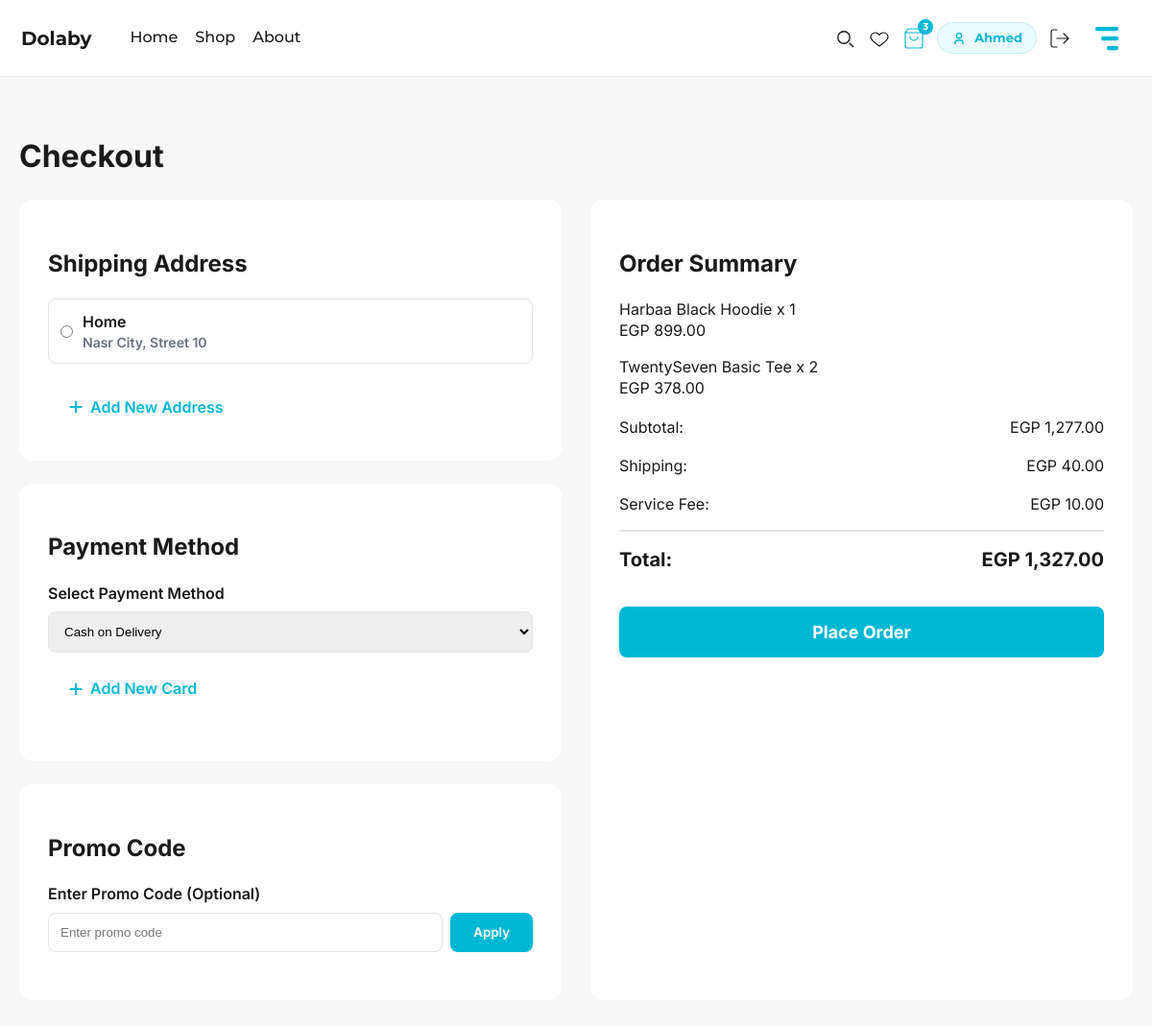
The page /php/checkout.php (signed in) on the database its author committed.
### tables this page shows
CREATE TABLE addresses (
    address_id INT PRIMARY KEY AUTO_INCREMENT,
    user_id INT NOT NULL,
    address_type ENUM('Home', 'Work', 'Other') NOT NULL DEFAULT 'Home',
    area VARCHAR(255) NOT NULL,
    building_name VARCHAR(255),
    apartment_number VARCHAR(50),
    floor VARCHAR(50),
    street VARCHAR(255),
    additional_directions TEXT,
    phone VARCHAR(20),
    address_label VARCHAR(100),
    is_default BOOLEAN DEFAULT FALSE,
    created_at TIMESTAMP DEFAULT CURRENT_TIMESTAMP,
    updated_at TIMESTAMP DEFAULT CURRENT_TIMESTAMP ON UPDATE CURRENT_TIMESTAMP,
    FOREIGN KEY (user_id) REFERENCES users(user_id) ON DELETE CASCADE,
    INDEX idx_user_id (user_id),
    INDEX idx_is_default (is_default)
);

CREATE TABLE cart_items (
    cart_item_id INT PRIMARY KEY AUTO_INCREMENT,
    user_id INT NOT NULL,
    product_id INT NOT NULL,
    size VARCHAR(10) NOT NULL,
    quantity INT NOT NULL DEFAULT 1 CHECK (quantity > 0),
    created_at TIMESTAMP DEFAULT CURRENT_TIMESTAMP,
    updated_at TIMESTAMP DEFAULT CURRENT_TIMESTAMP ON UPDATE CURRENT_TIMESTAMP,
    FOREIGN KEY (user_id) REFERENCES users(user_id) ON DELETE CASCADE,
    FOREIGN KEY (product_id) REFERENCES products(product_id) ON DELETE CASCADE,
    UNIQUE KEY unique_user_product_size (user_id, product_id, size),
    INDEX idx_user_id (user_id),
    INDEX idx_product_id (product_id)
);

CREATE TABLE products (
    product_id INT PRIMARY KEY AUTO_INCREMENT,
    brand_id INT NOT NULL,
    category_id INT,
    product_name VARCHAR(255) NOT NULL,
    description TEXT,
    price DECIMAL(10, 2) NOT NULL,
    original_price DECIMAL(10, 2),  
    stock_quantity INT DEFAULT 0,
    in_stock BOOLEAN DEFAULT TRUE,
    on_sale BOOLEAN DEFAULT FALSE,
    is_new BOOLEAN DEFAULT FALSE,
    average_rating DECIMAL(3, 2) DEFAULT 0.00,
    total_reviews INT DEFAULT 0,
    sales_count INT DEFAULT 0,
    image_url VARCHAR(500),  
    created_at TIMESTAMP DEFAULT CURRENT_TIMESTAMP,
    updated_at TIMESTAMP DEFAULT CURRENT_TIMESTAMP ON UPDATE CURRENT_TIMESTAMP,
    FOREIGN KEY (brand_id) REFERENCES brands(brand_id) ON DELETE CASCADE,
    FOREIGN KEY (category_id) REFERENCES categories(category_id) ON DELETE SET NULL,
    INDEX idx_brand_id (brand_id),
    INDEX idx_category_id (category_id),
    INDEX idx_in_stock (in_stock),
    INDEX idx_on_sale (on_sale),
    INDEX idx_is_new (is_new),
    INDEX idx_price (price),
    INDEX idx_sales_count (sales_count),
    FULLTEXT idx_search (product_name, description)
);

### includes.php (called while the page is built, shortened)
<?php
if (!class_exists('Database')) {
class Database
{
    public static function connect(): PDO
    {
        $dsn = sprintf(
            'mysql:host=%s;port=%s;dbname=%s;charset=utf8mb4',
            DB_HOST,
            DB_PORT,
            DB_NAME
        );
        $pdo = new PDO($dsn, DB_USER, DB_PASS, [
            PDO::ATTR_ERRMODE => PDO::ERRMODE_EXCEPTION,
            PDO::ATTR_DEFAULT_FETCH_MODE => PDO::FETCH_ASSOC,
            PDO::ATTR_EMULATE_PREPARES => false
        ]);
        return $pdo;
    }
}
}
if (!class_exists('ProductRepository')) {
class ProductRepository
{
    private $pdo;
    public function __construct()
    {
        $this->pdo = Database::connect();
    }
    private function mapImageUrl(string $productName, int $productId, string $defaultUrl): string
    {
        $availableImages = [
            '/assets/images/shop/Harbaa.png',
            '/assets/images/shop/HarbaaJacket.png',
            '/assets/images/shop/HarbaaSet.png',
            '/assets/images/shop/Zedzee.png',
            '/assets/images/shop/spiral.png',
            '/assets/images/shop/CieloDenim.png',
            '/assets/images/shop/Basic Hoodie.png',
            '/assets/images/shop/knit crewneck.Png',
            '/assets/images/shop/1.png',
            '/assets/images/shop/3.png',
            '/assets/images/shop/5.png',
            '/assets/images/shop/6.png',
            '/assets/images/shop/8.png',
            '/assets/images/shop/9.png',
            '/assets/images/shop/10.png',
            '/assets/images/shop/21.png',
            '/assets/images/shop/55.png',
            '/assets/images/shop/89.png',
            '/assets/images/shop/98.png',
            '/assets/images/shop/102.png',
            '/assets/images/shop/103.png',
            '/assets/images/shop/877.png',
        ];
        $specificMap = [
            'Harbaa Black Hoodie' => '/assets/images/shop/Harbaa.png',
            'Harbaa Pink Hoodie' => '/assets/images/shop/1.png',
            'Harbaa Oversized Tee White' => '/assets/images/shop/3.png',
            'Harbaa Oversized Tee Black' => '/assets/images/shop/5.png',
            'ZedZee Urban Hoodie' => '/assets/images/shop/Zedzee.png',
            'ZedZee Streetwear Tee' => '/assets/images/shop/6.png',
            'ZedZee Puffer Jacket' => '/assets/images/shop/8.png',
            'Spiral Knitwear Top' => '/assets/images/shop/spiral.png',
            'Spiral Hoodie Black' => '/assets/images/shop/9.png',
            'Cielo Denim Jacket' => '/assets/images/shop/CieloDenim.png',
            'Cielo Blue Jeans' => '/assets/images/shop/10.png',
            'Cielo Knit Sweater' => '/assets/images/shop/21.png',
            'Cielo Soft Hoodie' => '/assets/images/shop/55.png',
            'TwentySeven Crewneck Grey' => '/assets/images/shop/Basic Hoodie.png',
            'TwentySeven Basic Tee' => '/assets/images/shop/89.png',
            'TwentySeven Joggers Set' => '/assets/images/shop/98.png',
            'Asili Tribal Tee' => '/assets/images/shop/102.png',
            'Asili Tribal Hoodie' => '/assets/images/shop/103.png',
            'Mavin Zip Jacket' => '/assets/images/shop/877.png',
            'Mavin Crewneck Beige' => '/assets/images/shop/knit crewneck.Png',
        ];
        $matchedKey = '';
        $matchedImage = '';
        foreach ($specificMap as $key => $image) {
            if (stripos($productName, $key) === 0 || $productName === $key) {
                if (strlen($key) > strlen($matchedKey)) {
                    $matchedKey = $key;
                    $matchedImage = $image;
                }
            }
        }
        if ($matchedImage) {
            return $matchedImage;
        }
        $imageIndex = ($productId - 1) % count($availableImages);
        return $availableImages[$imageIndex];
    }
    public function findById(int $id): ?array
    {
        $sql = "SELECT p.product_id AS id, p.product_name AS name, b.brand_name AS brand, c.category_name AS category, p.price, p.original_price, p.stock_quantity AS stock, p.is_new, p.on_sale AS is_on_sale, p.average_rating AS rating, p.image_url, p.description, p.total_reviews FROM products p LEFT JOIN brands b ON p.brand_id = b.brand_id LEFT JOIN categories c ON p.category_id = c.category_id WHERE p.product_id = :id";
        $stmt = $this->pdo->prepare($sql);
        $stmt->execute(['id' => $id]);
        $result = $stmt->fetch();
        if ($result) {
            $result['image_url'] = $this->mapImageUrl($result['name'], $result['id'], $result['image_url']);
        }
        return $result ?: null;
    }
}
}
if (!class_exists('CartRepository')) {
class CartRepository
{
    private $pdo;
    public function __construct()
    {
        $this->pdo = Database::connect();
    }
    public function getCartByUserId(int $userId): array
    {
        $sql = "SELECT ci.cart_item_id, ci.product_id, ci.size, ci.quantity, p.product_name AS name, p.price, p.original_price, p.image_url, b.brand_name AS brand FROM cart_items ci JOIN products p ON ci.product_id = p.product_id LEFT JOIN brands b ON p.brand_id = b.brand_id WHERE ci.user_id = :user_id ORDER BY ci.created_at DESC";
        $stmt = $this->pdo->prepare($sql);
        $stmt->execute(['user_id' => $userId]);
        return $stmt->fetchAll();
    }
}
}
if (!class_exists('AddressRepository')) {
class AddressRepository
{
    private $pdo;
    public function __construct()
    {
        $this->pdo = Database::connect();
    }
    public function getByUserId(int $userId): array
    {
        $sql = "SELECT address_id, address_type, area, building_name, apartment_number, floor, street, phone, address_label, is_default FROM addresses WHERE user_id = :user_id ORDER BY is_default DESC, created_at DESC";
        $stmt = $this->pdo->prepare($sql);
        $stmt->execute(['user_id' => $userId]);
        return $stmt->fetchAll();
    }
}
}
if (!class_exists('CartService')) {
class CartService
{
    private $cartRepository;
    private $productRepository;
    public function __construct()
    {
        $this->cartRepository = new CartRepository();
        $this->productRepository = new ProductRepository();
    }
    public function getCart(int $userId): array
    {
        $items = $this->cartRepository->getCartByUserId($userId);
        $subtotal = 0;
        foreach ($items as &$item) {
            $price = $item['original_price'] ?? $item['price'];
            $item['line_total'] = $price * $item['quantity'];
            $subtotal += $item['line_total'];
            $product = $this->productRepository->findById($item['product_id']);
        }
        return [
            'items' => $items,
            'subtotal' => $subtotal,
            'shipping' => 40.00,
            'service_fee' => 10.00,
            'total' => $subtotal + 40.00 + 10.00
        ];
    }
}
}

### php/checkout.php (the view, shortened to what this page needs)
<?php
require_once __DIR__ . '/../includes.php';
require_once __DIR__ . '/../header_functions.php';
$cartService = new CartService();
$cart = $cartService->getCart($_SESSION['user_id']);
$addressRepository = new AddressRepository();
$addresses = $addressRepository->getByUserId($_SESSION['user_id']);
renderHeader();
?>
<div class="checkout-container">
    <h1>Checkout</h1>
    <form method="POST" action="<?= BASE_URL ?>/checkout_process" class="checkout-form">
        <div>
            <div class="checkout-section">
                <h2>Shipping Address</h2>
                <?php if (!empty($addresses)): ?>
                    <?php foreach ($addresses as $addr): ?>
                        <div class="form-group">
                            <label style="display: flex; align-items: center; gap: 10px; cursor: pointer; padding: 12px; border: 1px solid var(--divider); border-radius: 8px; transition: all 0.3s ease;">
                                <input type="radio" name="address_id" value="<?= $addr['address_id'] ?>" required style="width: auto; margin: 0;">
                                <div>
                                    <div style="font-weight: 600;"><?= htmlspecialchars($addr['address_type'] ?? 'Home') ?></div>
                                    <div style="font-size: 14px; color: var(--muted);"><?= htmlspecialchars($addr['area']) ?><?= !empty($addr['street']) ? ', ' . htmlspecialchars($addr['street']) : '' ?></div>
                                </div>
                            </label>
                        </div>
                    <?php endforeach; ?>
                <?php endif; ?>
                <a href="<?= BASE_URL ?>/account/addnewadd" style="display: inline-flex; align-items: center; gap: 8px; padding: 12px 20px; background: var(--teal-light); color: var(--teal-600); border-radius: 8px; text-decoration: none; font-weight: 600; transition: all 0.3s ease; border: 2px solid transparent;">
                    <i class="fas fa-plus"></i>
                    <span>Add New Address</span>
                </a>
            </div>
            <div class="checkout-section">
                <h2>Payment Method</h2>
                <div class="form-group">
                    <label>Select Payment Method</label>
                    <select name="payment_method_id" style="margin-bottom: 12px;">
                        <option value="">Cash on Delivery</option>
                    </select>
                    <a href="<?= BASE_URL ?>/account/addanothercard" style="display: inline-flex; align-items: center; gap: 8px; padding: 12px 20px; background: var(--teal-light); color: var(--teal-600); border-radius: 8px; text-decoration: none; font-weight: 600; transition: all 0.3s ease; border: 2px solid transparent;">
                        <i class="fas fa-plus"></i>
                        <span>Add New Card</span>
                    </a>
                </div>
            </div>
            <div class="checkout-section">
                <h2>Promo Code</h2>
                <div class="form-group">
                    <label>Enter Promo Code (Optional)</label>
                    <div style="display: flex; gap: 8px;">
                        <input type="text" name="promo_code" id="promo_code" placeholder="Enter promo code" style="flex: 1;">
                        <button type="button" id="applyPromoBtn" style="padding: 12px 24px; background: var(--teal-600); color: white; border: none; border-radius: 8px; font-weight: 600; cursor: pointer;">Apply</button>
                    </div>
                </div>
            </div>
        </div>
        <div class="order-summary">
            <h2>Order Summary</h2>
            <?php foreach ($cart['items'] as $item): ?>
                <div style="margin-bottom: 15px;">
                    <div><?= htmlspecialchars($item['name']) ?> x <?= $item['quantity'] ?></div>
                    <div>EGP <?= number_format($item['line_total'], 2) ?></div>
                </div>
            <?php endforeach; ?>
            <div class="summary-row">
                <span>Subtotal:</span>
                <span>EGP <?= number_format($cart['subtotal'], 2) ?></span>
            </div>
            <div class="summary-row">
                <span>Shipping:</span>
                <span>EGP <?= number_format($cart['shipping'], 2) ?></span>
            </div>
            <div class="summary-row">
                <span>Service Fee:</span>
                <span>EGP <?= number_format($cart['service_fee'], 2) ?></span>
            </div>
            <div class="summary-row" style="font-size: 20px; font-weight: 700; border-top: 2px solid var(--divider); padding-top: 15px; margin-top: 15px;">
                <span>Total:</span>
                <span>EGP <span id="totalAmount"><?= number_format($cart['total'], 2) ?></span></span>
            </div>
            <button type="submit" class="checkout-btn">Place Order</button>
        </div>
    </form>
</div>
</body>
</html>

### rows shown on the page
addresses: address_type "Home", area "Nasr City", street "Street 10"
cart_items: product.product_name "Harbaa Black Hoodie", quantity "1", line_total "899.00"
cart_items: product.product_name "TwentySeven Basic Tee", quantity "2", line_total "378.00"

### other values the page prints
$cartCount "3"
explode(' ', trim($_SESSION['user_name']))[0] "Ahmed"
$cart['subtotal'] "1,277.00"
$cart['shipping'] "40.00"
$cart['service_fee'] "10.00"
$cart['total'] "1,327.00"
